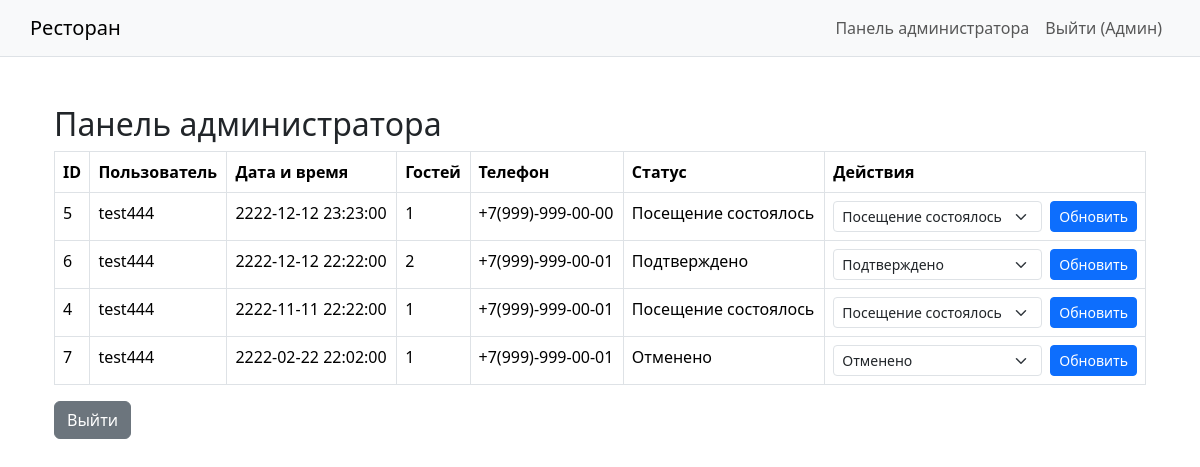
Page /admin_panel.php (signed in) on the committed database.
### tables this page shows
CREATE TABLE `bookings` (
  `id` int(11) NOT NULL,
  `user_id` int(11) NOT NULL,
  `date_time` datetime NOT NULL,
  `guests` tinyint(4) NOT NULL,
  `phone` varchar(20) NOT NULL,
  `status` set('Обрабатывается','Подтверждено','Посещение состоялось','Отменено') NOT NULL DEFAULT 'Обрабатывается',
  `created_at` timestamp NULL DEFAULT CURRENT_TIMESTAMP
);

CREATE TABLE `users` (
  `id` int(11) NOT NULL,
  `fio` varchar(255) NOT NULL,
  `phone` varchar(255) NOT NULL,
  `email` varchar(255) NOT NULL,
  `login` varchar(50) NOT NULL,
  `password` varchar(255) NOT NULL
);

### admin_panel.php (the view, shortened to what this page needs)
<?php
require_once 'connect.php';
include __DIR__ . '/header.php';
$query = "
    SELECT b.*, u.login AS user_login
    FROM bookings b
    LEFT JOIN users u ON b.user_id = u.id
    ORDER BY b.date_time DESC
";
$result = $conn->query($query);
$bookings = $result ? $result->fetch_all(MYSQLI_ASSOC) : [];
$statuses = [
    'Обрабатывается' => 'Подтверждено',
    'Посещение состоялось' => 'Посещение состоялось',
    'Отменено' => 'Отменено'
];
?>
<div class="container mt-5">
    <h2>Панель администратора</h2>
    <table class="table table-bordered table-hover">
        <thead>
            <tr>
                <th>ID</th>
                <th>Пользователь</th>
                <th>Дата и время</th>
                <th>Гостей</th>
                <th>Телефон</th>
                <th>Статус</th>
                <th>Действия</th>
            </tr>
        </thead>
        <tbody>
            <?php if ($bookings): ?>
                <?php foreach ($bookings as $booking): ?>
                    <tr>
                        <td><?= htmlspecialchars($booking['id']) ?></td>
                        <td><?= htmlspecialchars($booking['user_login'] ?? 'Неизвестен') ?></td>
                        <td><?= htmlspecialchars($booking['date_time']) ?></td>
                        <td><?= htmlspecialchars($booking['guests']) ?></td>
                        <td><?= htmlspecialchars($booking['phone']) ?></td>
                        <td><?= htmlspecialchars($statuses[$booking['status']] ?? $booking['status']) ?></td>
                        <td>
                            <form method="POST" class="d-flex gap-2 align-items-center">
                                <select name="status" class="form-select form-select-sm" required>
                                    <?php foreach ($statuses as $key => $label): ?>
                                        <option value="<?= $key ?>" <?= $key === $booking['status'] ? 'selected' : '' ?>><?= $label ?></option>
                                    <?php endforeach; ?>
                                </select>
                                <button type="submit" class="btn btn-sm btn-primary">Обновить</button>
                            </form>
                        </td>
                    </tr>
                <?php endforeach; ?>
            <?php else: ?>
                <tr><td colspan="7" class="text-center">Бронирований нет</td></tr>
            <?php endif; ?>
        </tbody>
    </table>
    <a href="admin_logout.php" class="btn btn-secondary">Выйти</a>
</div>
</body>
</html>

### header.php (shortened to what this page needs)
<!DOCTYPE html>
<html lang="ru">
<head>
    <link href="https://cdn.jsdelivr.net/npm/bootstrap@5.3.3/dist/css/bootstrap.min.css" rel="stylesheet" />
</head>
<body>
<header class="bg-light border-bottom mb-4">
    <nav class="container navbar navbar-expand-lg navbar-light">
        <a class="navbar-brand" href="index.php">Ресторан</a>
        <div class="collapse navbar-collapse" id="navbarNav">
            <ul class="navbar-nav ms-auto">
                <?php if ($_SESSION['is_admin'] ?? false): ?>
                    <li class="nav-item"><a class="nav-link" href="admin_panel.php">Панель администратора</a></li>
                    <li class="nav-item"><a class="nav-link" href="admin_logout.php">Выйти (Админ)</a></li>
                <?php else: ?>
                    <li class="nav-item"><a class="nav-link" href="login.php">Вход</a></li>
                    <li class="nav-item"><a class="nav-link" href="Admin_login.php">Вход администратора</a></li>
                    <li class="nav-item"><a class="nav-link" href="reg.php">Регистрация</a></li>
                <?php endif; ?>
            </ul>
        </div>
    </nav>
</header>
<div class="container mt-5">

### rows in the picture
bookings: id "5", user.login "test444", date_time "2222-12-12 23:23:00", guests "1", phone "+7(999)-999-00-00", status "Посещение состоялось"
bookings: id "6", user.login "test444", date_time "2222-12-12 22:22:00", guests "2", phone "+7(999)-999-00-01", status "Подтверждено"
bookings: id "4", user.login "test444", date_time "2222-11-11 22:22:00", guests "1", phone "+7(999)-999-00-01", status "Посещение состоялось"
bookings: id "7", user.login "test444", date_time "2222-02-22 22:02:00", guests "1", phone "+7(999)-999-00-01", status "Отменено"
